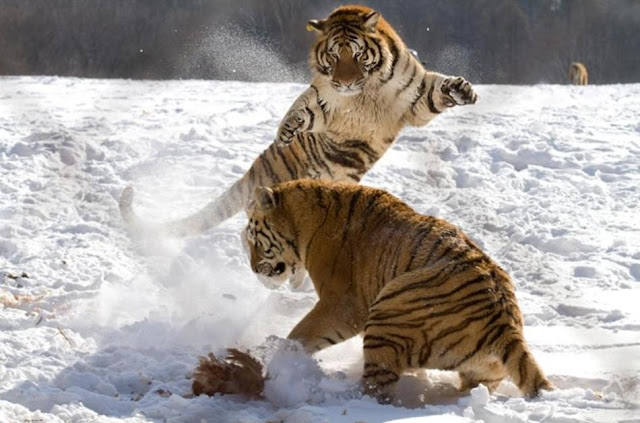
#> input picture tigres.JPG, 640 x 423 px, found by its file name
$ jupyter execute Laboratorio_1.ipynb   (shell and % lines are left out)
#> lines starting #> are read from the running program, lines starting #| are printed output that depends on the picture
# Laboratorio N°1 Machine Learning (PCA - Kmeans - Clustering Jerárquico)


## Objetivo:

- Ajustar PCA, Kmeans y realizar análisis de clustering jerárquico para explicar los distintos tipos de cancer en la base de sklearn “load_breast_cancer()”.
- Obtener la paleta de colores básicos de una imagen .jpg, reconstruyendo la imagen, solo con los colores de la paleta escogidos por los clustering.

## Importar librerias

[cell 1]
import numpy as np
import seaborn as sns
import pandas as pd
import matplotlib.pyplot as plt
from statsmodels.datasets import get_rdataset
from sklearn.decomposition import PCA
from sklearn.preprocessing import StandardScaler
from sklearn.datasets import load_breast_cancer
from scipy.cluster.hierarchy import dendrogram, linkage
from sklearn.cluster import KMeans
from skimage import io
from PIL import Image
from sklearn.model_selection import train_test_split
from sklearn.feature_selection import SelectKBest, f_classif
from sklearn.cluster import AgglomerativeClustering as HClust

# Cancer de Pecho (Breast Cancer)

## Cargar dataset 'breast cancer' y transformar a Data Frame

[cell 2]
#Cargar el dataset
cancer=load_breast_cancer()

#Convertir el objeto en Data Frame:
df_cancer=pd.DataFrame(data=cancer.data,columns=cancer.feature_names)
df_cancer['target']=cancer.target

[cell 3]
df_cancer.head()

La dimensionalidad de los datos es (5,31), eso significa que hay 5 filas, y cada una de ellas es descrita por 31 dimensiones.

[cell 4]
cancer.target_names

[cell 5]
#Cantidad de datos catalogados como target (0) y (1)
df_cancer['target'].value_counts()

Hay 357 datos correspondientes a target 1 y 212 datos de target 0

## Normalización (previo a PCA)

[cell 6]
X_std=StandardScaler().fit_transform(df_cancer.drop(columns=['target'])) #Normalización de los datos, descartando la columa 'target'

Ahora el dataset está preparado para reducir su tamaño.

## Análisis de Componentes Principales (PCA):

Considerando que se pueden especificar cualquier número de componentes (siempre y cuando sea menor al número total de dimensiones en el dataset original), para este caso, se busca explicar los distintos tipos de cancer presentes en el dataset, asumiendo que se busca el 'Maligno' y 'Benigno, se eligirán 2 componentes.

[cell 7]
pca = PCA(n_components=2)
vecs=pca.fit_transform(X_std)

Ahora, se transformará la pequeña versión del Dataframe creada en un nuevo DataFrame con los componentes principales y la columna target:

[cell 8]
reduced_df_cancer=pd.DataFrame(data=vecs,columns=['Principal Component 1','Principal Component 2'])
final_df=pd.concat([reduced_df_cancer,df_cancer[['target']]],axis=1)

[cell 9]
final_df.head()

El Componente principal 1 y Componente Principal 2 son las dimensiones de salida del PCA, los cuales se mostrarán a continuación mediante un gráfico de dispersión:

[cell 10]
plt.figure(figsize=(8, 6))
sns.scatterplot(x='Principal Component 1', y='Principal Component 2', hue='target', data=final_df, palette='rocket')
plt.title('PCA de Cancer de Pecho Dataset')
plt.show()

- Este gráfico muestra la diferencia entre los datos analizados con sus multiples variables, pero reducido a solo 02 por el PCA.
- PCA retiene la información relevante y a la vez reduce el ruido en el dataset.

## Algoritmo K-means:

### Asignar centroides y calcular el SSE para diferentes valores de clusters (k):

[cell 11]
sse = []
for k in range(1, 11):
    kmeans = KMeans(n_clusters=k, random_state=42)
    kmeans.fit(df_cancer)
    sse.append(kmeans.inertia_)
# Graficar el método del codo
plt.figure(figsize=(10, 6))
plt.plot(range(1, 11), sse, marker='o')
plt.xlabel('Número de clusters')
plt.ylabel('SSE')
plt.title('Método del Codo para determinar el número óptimo de clusters')
plt.show()
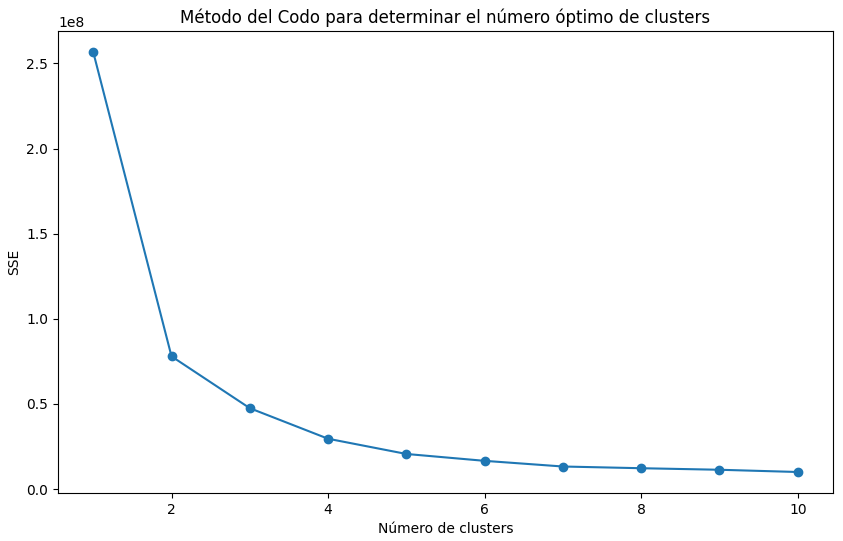
#> figure drawn by matplotlib, 1 panel; curve peaks at x = 1, y = 256677377

Para este caso el número de clusters elegido es 2, punto de inflexión de la curva (Suma de los errores cuadráticos vs n° clusters)

[cell 12]
# Cargar el dataset de cáncer de mama
cancer = load_breast_cancer()
df_cancer = pd.DataFrame(np.c_[cancer['data'], cancer['target']], columns = np.append(cancer['feature_names'], ['target']))

# Normalización de los datos, descartando la columna 'target'
X_std = StandardScaler().fit_transform(df_cancer.drop(columns=['target']))

# Aplicar KMeans
n_clusters = 2
kmeans = KMeans(n_clusters=n_clusters, random_state=42)
df_cancer['kmeans_cluster'] = kmeans.fit_predict(X_std)

# Para que los colores coincidan con las etiquetas reales, podemos mapear las etiquetas de clúster de KMeans a las etiquetas reales
mapping = {}
for cluster in range(n_clusters):
    mode = df_cancer[df_cancer['kmeans_cluster'] == cluster]['target'].mode()[0]
    mapping[cluster] = mode
df_cancer['kmeans_cluster'] = df_cancer['kmeans_cluster'].map(mapping)

# Graficar los resultados de KMeans
plt.figure(figsize=(8, 6))
sns.scatterplot(x=df_cancer.columns[0], y=df_cancer.columns[1], hue='kmeans_cluster', data=df_cancer, palette='rocket')
plt.title('KMeans Clustering del cancer de pecho Dataset')
plt.show()
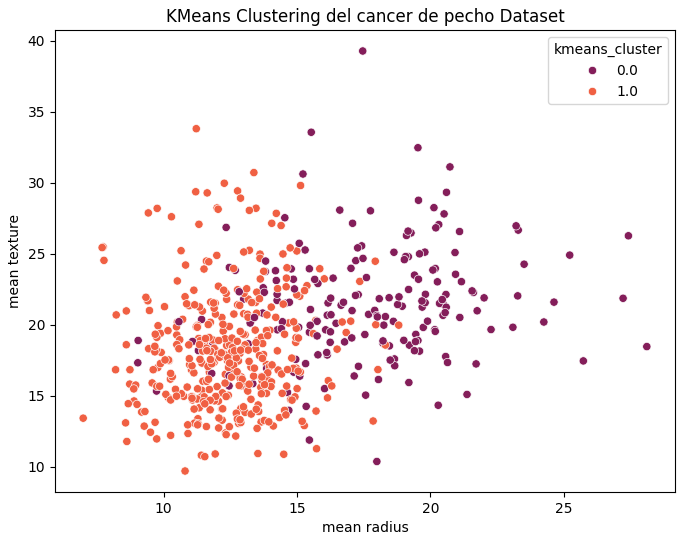
#> figure drawn by matplotlib, 1 panel

Como se puede visualizar en el gráfico anterior, no se identifican patrones bien definidos que permitan diferenciar ambos target, los puntos de cada cluster se ven mezclados. Por lo que se procederá a utilizar otro enfoque, se aplicará el algoritmo k-means al resultado de PCA.

[cell 13]
#Metodo del codo.

sse = []
for k in range(1, 11):
    kmeans = KMeans(n_clusters=k, random_state=42)
    kmeans.fit(final_df)
    sse.append(kmeans.inertia_)

[cell 14]
# Graficar el método del codo
plt.figure(figsize=(10, 6))
plt.plot(range(1, 11), sse, marker='o')
plt.xlabel('Número de clusters')
plt.ylabel('SSE')
plt.title('Método del Codo para determinar el número óptimo de clusters')
plt.show()
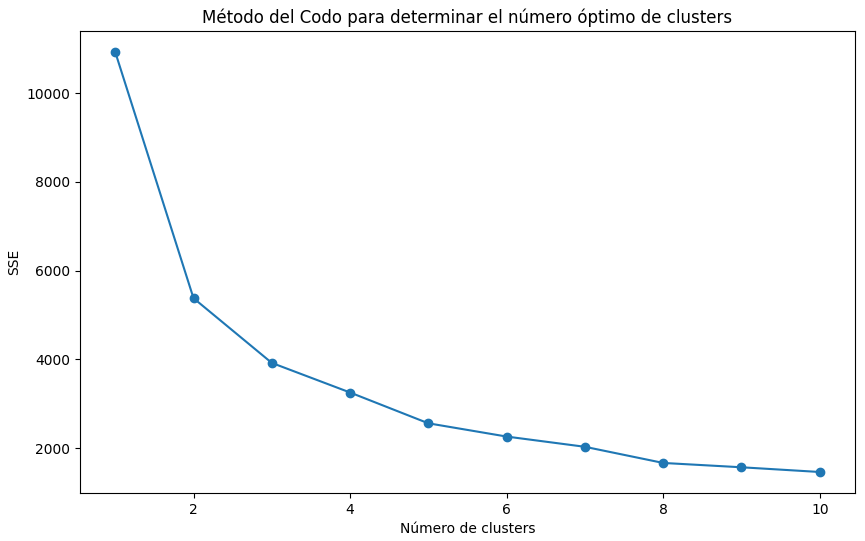
#> figure drawn by matplotlib, 1 panel; curve peaks at x = 1, y = 10928.6

[cell 15]
final_df.head()

[cell 16]
# Aplicar KMeans al PCA:
n_clusters = 2
kmeans = KMeans(n_clusters=n_clusters, random_state=42)
final_df['kmeans_cluster'] = kmeans.fit_predict(X_std)

[cell 17]
final_df['kmeans_cluster'].replace({0: 1, 1: 0}, inplace=True)

[cell 18]
final_df.head()

[cell 19]
# Visualizar los resultados de KMeans junto con PCA
plt.figure(figsize=(8, 6))
sns.scatterplot(x='Principal Component 1', y='Principal Component 2', hue='kmeans_cluster', data=final_df, palette='rocket')
plt.title('KMeans Clustering con PCA')
plt.show()
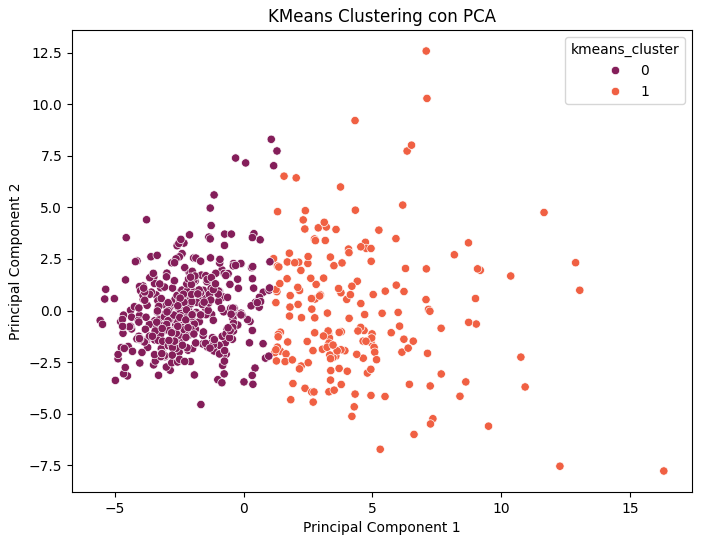
#> figure drawn by matplotlib, 1 panel

Al visualizar el gráfico anterior (K-means posterior a PCA), se puede ver una segmentación mas clara entre los cluster, en comparación a la aplicación de K-means por si sola.

## Clustering Jerárquico:

[cell 20]
# Cargar el conjunto de datos de cáncer de mama
data = load_breast_cancer()
X = data.data
y = data.target
# Dividir los datos en conjuntos de entrenamiento y prueba
X_train, X_test, y_train, y_test = train_test_split(X, y, test_size=0.2, random_state=42)
# Normalización de Datos
scaler = StandardScaler()
X_train_scaled = scaler.fit_transform(X_train)
X_test_scaled = scaler.transform(X_test)
# Selección de Características
selector = SelectKBest(score_func=f_classif, k=2)
X_train_selected = selector.fit_transform(X_train_scaled, y_train)
X_test_selected = selector.transform(X_test_scaled)
# Crear instancias de clustering jerárquico con diferentes métodos de enlace
hc_avg = HClust(distance_threshold=0, n_clusters=None, linkage='average')
hc_max = HClust(distance_threshold=0, n_clusters=None, linkage='complete')
hc_sing = HClust(distance_threshold=0, n_clusters=None, linkage='single')
# Ajustar los modelos
hc_avg.fit(X_train_selected)
hc_max.fit(X_train_selected)
hc_sing.fit(X_train_selected)
# Calcular matrices de enlace para cada método
linkage_avg = linkage(X_train_selected, method='average')
linkage_max = linkage(X_train_selected, method='complete')
linkage_sing = linkage(X_train_selected, method='single')
# Función para visualizar el dendrograma
def plot_dendrogram(linkage_matrix, ax, cut=-np.inf, title='Dendrogram'):
    dendrogram(linkage_matrix, ax=ax, color_threshold=cut, above_threshold_color='black')
    ax.set_title(title)
# Visualizar dendrogramas
fig, axes = plt.subplots(3, 1, figsize=(15, 30))
plot_dendrogram(linkage_avg, axes[0], title='Average Linkage')
plot_dendrogram(linkage_max, axes[1], title='Max (Complete) Linkage')
plot_dendrogram(linkage_sing, axes[2], title='Single Linkage')
plt.show()
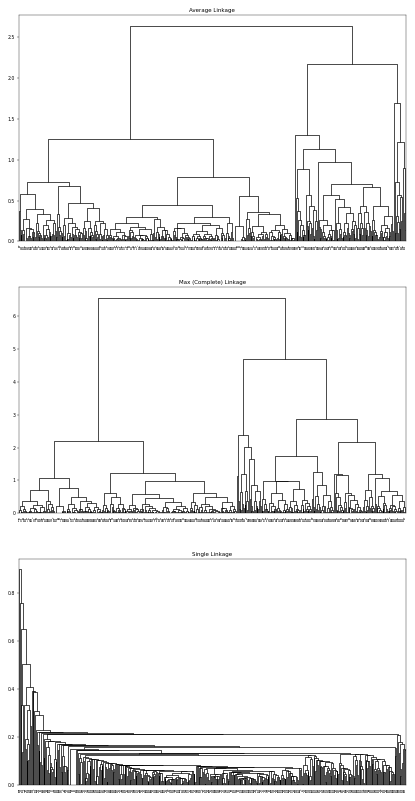
#> figure drawn by matplotlib, 3 panels

[cell 21]
# Función para visualizar el dendrograma con colores para los targets
def plot_dendrogram_colored(linkage_matrix, ax, labels, cut=-np.inf, title='Dendrogram'):
    # Crear el dendrograma
#> called with linkage_matrix = array of shape (454, 4), labels = array of shape (455,), cut = -inf, title = 'Average Linkage'
    dendrogram(linkage_matrix, ax=ax, color_threshold=cut, labels=labels, above_threshold_color='black')

    # Asignar colores a las etiquetas de los targets
    for tick_label in ax.get_xticklabels():
        label_text = tick_label.get_text()
        label = int(label_text)
        color = 'r' if labels[label] == 0 else 'g'  # Target 0  (rojo), Target 1 (verde)
        tick_label.set_color(color)

    ax.set_title(title)

# Visualizar dendrogramas con colores para los targets
fig, axes = plt.subplots(3, 1, figsize=(15, 30))
plot_dendrogram_colored(linkage_avg, axes[0], y_train, title='Average Linkage')
plot_dendrogram_colored(linkage_max, axes[1], y_train, title='Max (Complete) Linkage')
plot_dendrogram_colored(linkage_sing, axes[2], y_train, title='Single Linkage')
plt.show()
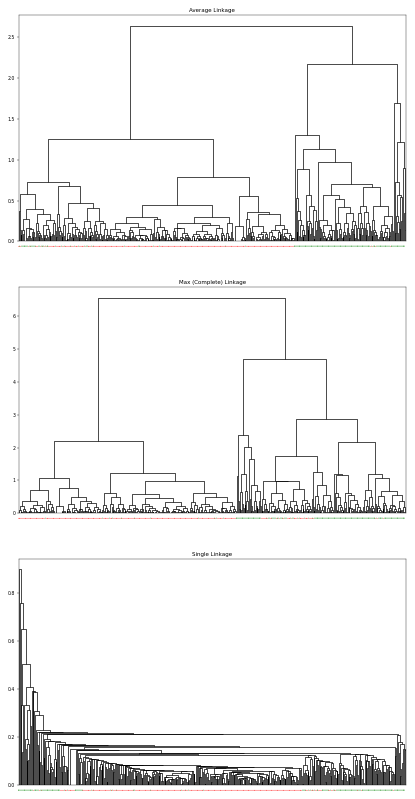
#> figure drawn by matplotlib, 3 panels

Para mejorar la visualización e interpretación de los dendogramas, se asignaron como etiquetas en el eje x, colores diferentes para los targets 0 y 1, (rojo y verde respectivamente)

Como se puede observar de los dendogramas anteriores:

- Average Linkeage (distancia entre dos los clusters es el promedio de las distancias entre todos los pares de los elementos), en este caso, se puede observar que es menos sensible a outliers, se visualizan clusters mas equilibrados en comparación a Single Linkeage y los targets (color verde y rojo) fueron segmentados de forma mas ordenada en comparación a los demás linkeage.

- Max Linkeage (distancia más larga entre cualquier par de elementos de los clusters) creó clusters compactos, sin embargo es sensible a outliers y los targets 0 y 1 se encuentran distribuidos en mas clusters que en comparación a Average Linkeage.

- Single Linkeage (distancia más corta entre cualquier par de elementos de los clusters) creó clusters en cadena alargados, este linkeage es sensible a outliers y distribuyó los targets 0 y 1 en mas clusters en comparación a los demás Linkeage.

Tomando en cuenta lo visto en los dendogramas, el Clustering Jerárquico con Average Linkeage logró segmentar de mejor forma los target 0 y 1.

# K-means aplicado en Imagen

## Cargar imagen

[cell 22]
# Cargar y mostrar la imagen original
tigres = io.imread('tigres.jpg')
#> tigres is the input picture: shape (423, 640, 3); mean R, G, B 164, 158.1, 154.5
plt.imshow(tigres)
plt.axis('off')
plt.title('Imagen Original')
plt.show()

## Preparación de imagen

[cell 23]
# Almacenar las dimensiones originales de la imagen
rows, cols, _ = tigres.shape #se obtienen las dimensiones de la imagen, el guión bajo '_' se utiliza para ignorar el tercer valor devuelto en shape, referido al número de canales utilizado en la imagen RGB, en este caso 3.
#> rows = 423; cols = 640

Antes de aplicar k-means, se debe preparar la imagen:
- Las imagenes RGB son representadas por 3 matrices (Rojo, Verde y Azul), el primer paso es transformar el arreglo 3D a uno 2D, es decir, una lista de pixeles RGB

[cell 24]
# cambiar la forma de matriz de la imagen para que tenga 'rows*cols' como filas y 3 columnas. Esto hará que cada fila represente un píxel y las 3 columnas representan los canales R, G y B del píxel.
tigres=tigres.reshape(rows*cols,3)

## Aplicación del modelo K-means

El siguiente paso es utilizar el algoritmo K-means para encontrar los colores principales:

[cell 25]
sse = [] #Lista vacía donde se almacenarán la suma de errores cuadráticos SSE, para diferentes clusters.
for k in range(1, 11): #En cada iteración se aplicará k-means con un número diferente de clusters (k).
    kmeans = KMeans(n_clusters=k, random_state=42)
    kmeans.fit(tigres) #Se ajusta el modelo K-means a los datos de la imagen, los cuales fueron reformateados previamente como una lista de píxeles.
    sse.append(kmeans.inertia_) #Se agregra la suma de errores cuadráticos del modelo con el k correspondiente, a la lista sse.
#> after the loop, sse = [4.27e+09, 832377712.8, 408512160.9, 289179867.3, 196397432.2, 155082158.5, 131365539.3, 118215178.8, 101019014.8, 80559224.5]

[cell 26]
# Graficar el método del codo
plt.figure(figsize=(10, 6))
plt.plot(range(1, 11), sse, marker='o')
plt.xlabel('Número de clusters')
plt.ylabel('SSE')
plt.title('Método del Codo para determinar el número óptimo de clusters')
plt.show()
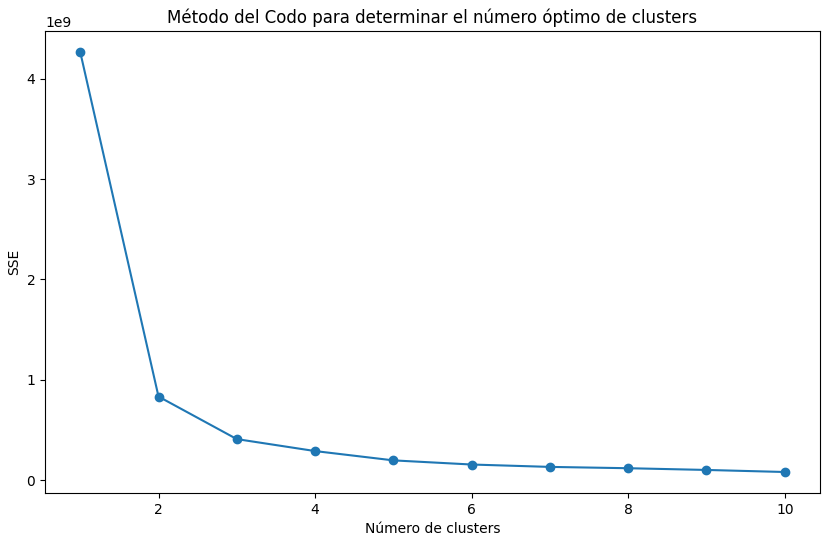
#> figure drawn by matplotlib, 1 panel; curve peaks at x = 1, y = 4.27e+09

Considerando que cuanto menor sea el SSE, mejor será el modelo y además evitando el sobreajuste, se eligió como número apropiado de clusters para este caso: 3 clusters.

[cell 27]
kmeans = KMeans(n_clusters=3, random_state=0).fit(tigres) #se ajustó un nuevo modelo KMeans a los datos de la imagen con 3 clusters
colors = kmeans.cluster_centers_ #Extracción de los centros de los clusters, que representan los colores promedios de cada cluster
#> colors = [[229.5, 229.1, 230.1], [85.02, 71.71, 60.39], [163.4, 158.4, 158.3]]
colors = colors.round(0).astype(int) # Redondear los valores de los colores y convertirlos a enteros para que sean válidos como valores de píxeles RGB
#> colors = [[229, 229, 230], [85, 72, 60], [163, 158, 158]]

## Paleta de colores

[cell 28]
# Mostrar la paleta de colores
n_clusters=3
palette = np.zeros((50, 300, 3), dtype=np.uint8) #matriz con ceros, que servirá como lienzo para mostrar la paleta de colores
steps = 300 // n_clusters #300= ancho total de la paleta, dividido por el número de clusters
for i in range(0, n_clusters): # En este ciclo for, se llena la paleta con los colores de cada cluster
    palette[:, i*steps:(i+1)*steps, :] = colors[i]
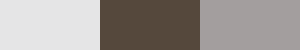
#> palette: shape (50, 300, 3); mean of channels 0, 1, 2 159, 153, 149.3; drawn as R, G, B
plt.imshow(palette)
plt.axis('off')
plt.title('Paleta de Colores')
plt.show()

- La paleta de colores representa el número de clusters existentes posterior a aplicar el modelo K-means a la imagen original
- Cada color en la paleta representa uno de los cluster, en este caso, los píxeles de la imagen original serán agrupados en 3 clusters (gris claro, café y gris plomo)

[cell 29]
# Reconstruir la imagen
labels = kmeans.predict(tigres) #se utiliza el algoritmo K-means para asignar a cada píxel de la imagen original un cluster.
image_reconstructed = np.zeros((rows, cols, 3), dtype=np.uint8) #Creación de una matriz de ceros del mismo tamaño que la imagen original para almacenar la imagen reconstruida
labels = labels.reshape(rows, cols) # Se cambia la forma de la matriz de labels, para que sea coincidente con las dimensiones de la imagen original
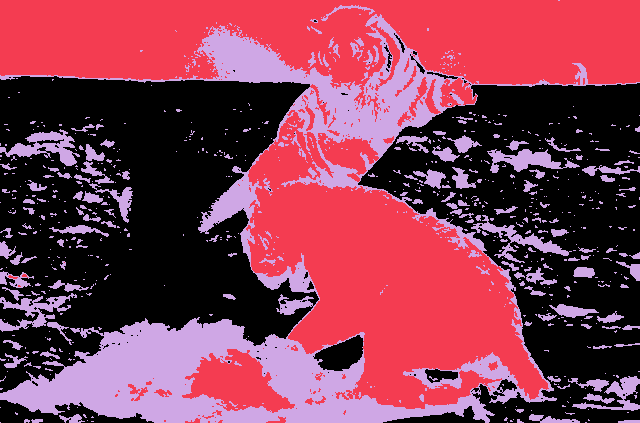
#> labels: shape (423, 640) int32; 3 distinct labels, from 0 to 2; one colour per label, 0 black
for i in range(rows):
    for j in range(cols):
        image_reconstructed[i, j, :] = colors[labels[i, j]] # Recorre cada píxel de la imagen original y se le asigna el color del cluster correspondiente al píxel de la imagen reconstruida.
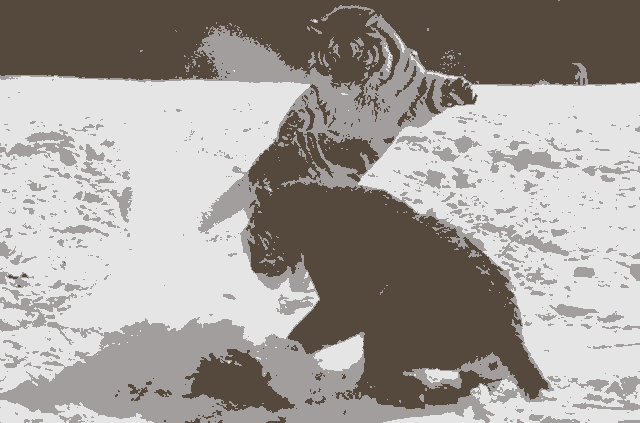
#> image_reconstructed: shape (423, 640, 3); mean of channels 0, 1, 2 163.8, 158.1, 154.3; drawn as R, G, B
